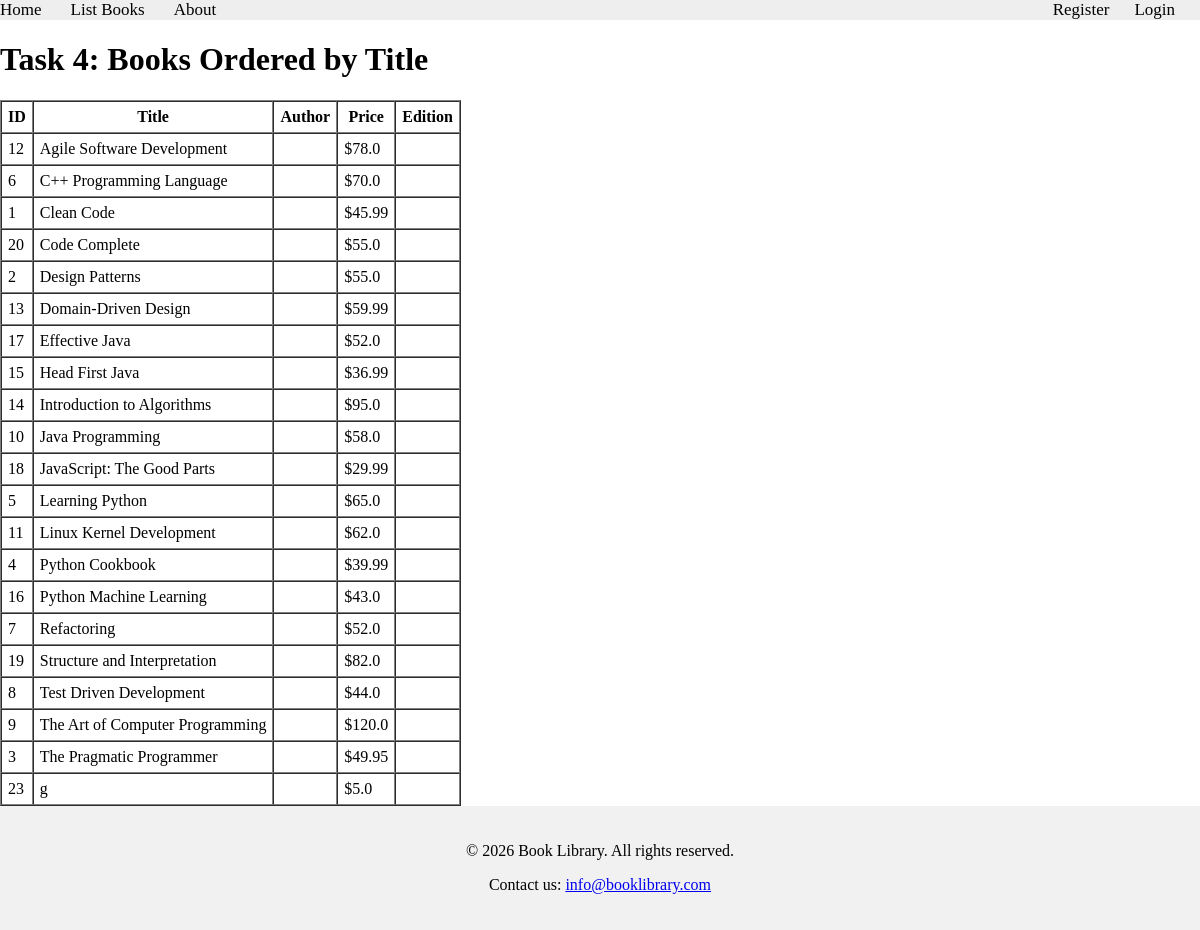
The app's page /books/lab8/task4 with its own data.
### apps/bookmodule/models.py (models this page shows, shortened)
class Book(models.Model):
    title = models.CharField(max_length=100)
    price = models.FloatField(default=0.0)
    quantity = models.IntegerField(default=1)
    pubdate = models.DateTimeField()
    rating = models.SmallIntegerField(default=1)
    publisher = models.ForeignKey(Publisher, null=True, on_delete=models.SET_NULL)
    authors = models.ManyToManyField(Author)

### apps/bookmodule/views.py (the view)
# urls.py: path('lab8/task4', views.lab8_task4, name="books.lab8.task4"),
def lab8_task4(request):
    books = Book.objects.all().order_by('title')
    return render(request, 'bookmodule/lab8_task4.html', {'books': books})

### apps/template/bookmodule/lab8_task4.html (shortened to what this page needs)
{% extends "layouts/base.html" %}
{% block content %}
<h1>Task 4: Books Ordered by Title</h1>
<table border="1" cellpadding="6" cellspacing="0">
    <thead>
        <tr>
            <th>ID</th><th>Title</th><th>Author</th><th>Price</th><th>Edition</th>
        </tr>
    </thead>
    <tbody>
        {% for book in books %}
        <tr>
            <td>{{ book.id }}</td>
            <td>{{ book.title }}</td>
            <td>{{ book.author }}</td>
            <td>${{ book.price }}</td>
            <td>{{ book.edition }}</td>
        </tr>
        {% empty %}
        <tr><td colspan="5">No books found.</td></tr>
        {% endfor %}
    </tbody>
</table>
{% endblock content %}

### apps/template/layouts/base.html (style rules this page uses)
body { display: flex; flex-direction: column; min-height: 100vh; margin: 0; }

### records on screen
Book: id "12", title "Agile Software Development", price "78.0"
Book: id "6", title "C++ Programming Language", price "70.0"
Book: id "1", title "Clean Code", price "45.99"
Book: id "20", title "Code Complete", price "55.0"
Book: id "2", title "Design Patterns", price "55.0"
Book: id "13", title "Domain-Driven Design", price "59.99"
Book: id "17", title "Effective Java", price "52.0"
Book: id "15", title "Head First Java", price "36.99"
Book: id "14", title "Introduction to Algorithms", price "95.0"
Book: id "10", title "Java Programming", price "58.0"
Book: id "18", title "JavaScript: The Good Parts", price "29.99"
Book: id "5", title "Learning Python", price "65.0"
Book: id "11", title "Linux Kernel Development", price "62.0"
Book: id "4", title "Python Cookbook", price "39.99"
Book: id "16", title "Python Machine Learning", price "43.0"
Book: id "7", title "Refactoring", price "52.0"
Book: id "19", title "Structure and Interpretation", price "82.0"
Book: id "8", title "Test Driven Development", price "44.0"
Book: id "9", title "The Art of Computer Programming", price "120.0"
Book: id "3", title "The Pragmatic Programmer", price "49.95"
Book: id "23", title "g", price "5.0"
